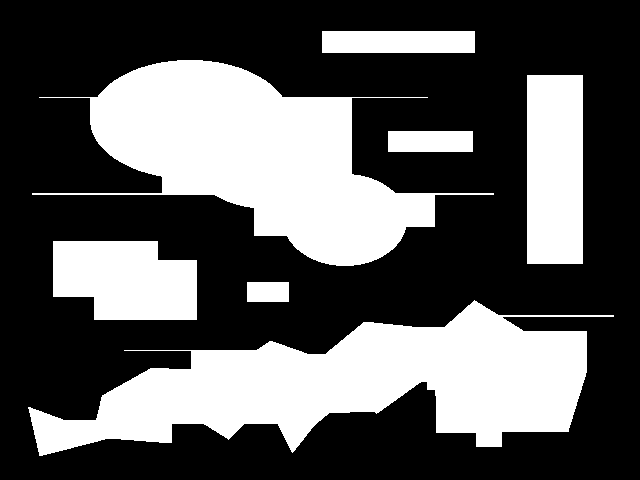
//> input picture INF4710/TP1/TP1/TP1_H2016_images/test1.png, 640 x 480 px
$ ./main   (built with g++ and OpenCV 4)
//> lines starting //> are read from the running program, lines starting //| are printed output that depends on the picture; after the words box and inside, x2 and y2 are one past the last pixel; in counts of white or black regions, pixels touching at a corner belong together

// INF4710 H2016 TP1 v1.2

#include <opencv2/opencv.hpp>
#include <exception>
#include <iostream>

typedef std::pair<uchar, uchar> RLECode; // first = symbol, second = count
typedef std::pair<std::string, int> ImagePathFlag; // first = path, second = imread flag

struct FreemanChain {
	enum FreemanCode {
		eFreemanCode_North = 0, // (same order as INF4710 course notes)
		eFreemanCode_NorthEast,
		eFreemanCode_East,
		eFreemanCode_SouthEast,
		eFreemanCode_South,
		eFreemanCode_SouthWest,
		eFreemanCode_West,
		eFreemanCode_NorthWest,
	};
	std::vector<FreemanCode> vChain; // contains the chain composed of linked shape boundary pixels
	cv::Point2i oInitPos; // initial point used to start the encoding process
	int nChannelId; // channel index where the shape was found, and where it should be reconstructed
	size_t size() { // return the encoded (byte) size of this freeman-coded chain
		return vChain.size() + sizeof(oInitPos)+sizeof(nChannelId);
	}
};

// detectBinaryEdges: used as a cheap way to detect shape edges in binary images (*OPTIONAL FOR FREEMAN ENCODING/DECODING*)
cv::Mat detectBinaryEdges(const cv::Mat& oInputBinaryImage) {
	CV_Assert(!oInputBinaryImage.empty());
	cv::Mat oOutputEdgeImage;
	cv::dilate(oInputBinaryImage, oOutputEdgeImage, cv::Mat());
	oOutputEdgeImage = oOutputEdgeImage & ~oInputBinaryImage;
	return oOutputEdgeImage;
}

// deformatInput: reconstructs a 2D/3D image (depending on channel count) from a 1D byte vector.
cv::Mat deformatInput(const std::vector<uchar>& vSignal, const cv::Size& oImageSize, int nChannels) {
	CV_Assert(!vSignal.empty());
	std::cout << "DEBUG " << vSignal.size() << " " << (size_t)oImageSize.area()*nChannels << std::endl;
	CV_Assert(vSignal.size() == (size_t)oImageSize.area()*nChannels);
	// note: in opencv, rows = height, and cols = width
	cv::Mat oReconstructedImage(oImageSize, CV_8UC(nChannels));
	// note: in OpenCV, data is stored in row-major format, and channels are interlaced!
	if (nChannels == 1)
		std::copy(vSignal.begin(), vSignal.end(), oReconstructedImage.data);
	else {
		for (int c = 0; c<oReconstructedImage.channels(); ++c) {
			for (int i = 0; i<oReconstructedImage.rows; ++i) {
				for (int j = 0; j<oReconstructedImage.cols; ++j) {
					const size_t nSignalIdx = c*(oReconstructedImage.rows*oReconstructedImage.cols) + i*(oReconstructedImage.cols) + j;
					const size_t nImageIdx = i*(oReconstructedImage.cols*oReconstructedImage.channels()) + j*(oReconstructedImage.channels()) + c;
					oReconstructedImage.data[nImageIdx] = vSignal[nSignalIdx];
				}
			}
		}
	}
	return oReconstructedImage;
}

// formatInput: reformats a 2D or 3D image (i.e. may be multi-channel) to a 1D byte vector.
std::vector<uchar> formatInput(const cv::Mat& oInputImg) {
	CV_Assert(!oInputImg.empty());
	std::vector<uchar> vSignal;
	vSignal.assign(oInputImg.channels() * oInputImg.rows * oInputImg.cols, 0);

	// Following deformat source code...
	// For one chanel
	if (oInputImg.type() == 1)
		std::vector<uchar> vSignal(oInputImg.begin<uchar>(), oInputImg.end<uchar>());
	// For multiple chanels (RGBRGBRGB become RRRGGGBBB)
	else {
		for (int c = 0; c < oInputImg.channels(); ++c) {
			for (int i = 0; i < oInputImg.rows; ++i) {
				for (int j = 0; j < oInputImg.cols; ++j) {
					const size_t nSignalIdx = c * (oInputImg.rows * oInputImg.cols) + i * (oInputImg.cols) + j;
					const size_t nImageIdx = i * (oInputImg.cols * oInputImg.channels()) + j * (oInputImg.channels()) + c;
					vSignal[nSignalIdx] = oInputImg.data[nImageIdx];
				}
			}
		}
	}

	return vSignal; // decent compilers will use return-value-optimization or move constructor to avoid copies
}

// decodeRLE: reads an encoded RLE signal (1D byte vector), and decodes it into its original signal.
std::vector<uchar> decodeRLE(const std::vector<RLECode>& vInputSignal) {
	CV_Assert(!vInputSignal.empty());
	std::vector<uchar> vOutputSignal;
	vOutputSignal.reserve(640 * 480 * 3); // worse case scenario, 640x480 image with 3 channels
	for (size_t i = 0; i<vInputSignal.size(); ++i)
	for (size_t j = 0; j<vInputSignal[i].second; ++j)
		vOutputSignal.push_back(vInputSignal[i].first);
	return vOutputSignal; // decent compilers will use return-value-optimization or move constructor to avoid copies
}

// encodeRLE: encodes a signal (1D byte vector) using a run-length-encoding strategy.
std::vector<RLECode> encodeRLE(const std::vector<uchar>& vInputSignal) {
	CV_Assert(!vInputSignal.empty());
	std::vector<RLECode> vOutputSignal;

	// First pixel read
	vOutputSignal.push_back(RLECode(vInputSignal[0], 1));

	// Next pixels
	for (int i = 1; i < vInputSignal.size(); i++)  {
		RLECode current = vOutputSignal.back();

		if (current.first == vInputSignal[i] && current.second < 255) {
			vOutputSignal.pop_back();

			// Store in the list
			vOutputSignal.push_back(RLECode(current.first, current.second + 1));
		}
		// If counter is at it's maximum or color change
		else {
			// Creation of a new counter
			vOutputSignal.push_back(RLECode(vInputSignal[i], 1));
		}
	}

	return vOutputSignal; // decent compilers will use return-value-optimization or move constructor to avoid copies
}

// decodeFreeman: decodes a Freeman signal and reconstructs its original 2D/grayscale or 3D/multi-channel matrix.
// NOTE: if you do not use a dilation-based method to detect shape edges (i.e. detectBinaryEdges), you should set bErode to false
cv::Mat decodeFreeman(const std::vector<FreemanChain>& vSignal, const cv::Size& oImageSize, int nChannels, bool bErode = true) {
	cv::Mat oReconstructedImage(oImageSize, CV_8UC(nChannels), cv::Scalar_<uchar>::all(0));
	for (size_t i = 0; i<vSignal.size(); ++i) {
		std::vector<cv::Point2i> vShapeContourPts(vSignal[i].vChain.size() + 1);
		vShapeContourPts[0] = vSignal[i].oInitPos;
		for (size_t j = 0; j<vSignal[i].vChain.size(); ++j) {
			switch (vSignal[i].vChain[j]) {
			case FreemanChain::eFreemanCode_North:
				vShapeContourPts[j + 1] = vShapeContourPts[j] + cv::Point2i(0, -1); break;
			case FreemanChain::eFreemanCode_NorthEast:
				vShapeContourPts[j + 1] = vShapeContourPts[j] + cv::Point2i(1, -1); break;
			case FreemanChain::eFreemanCode_East:
				vShapeContourPts[j + 1] = vShapeContourPts[j] + cv::Point2i(1, 0); break;
			case FreemanChain::eFreemanCode_SouthEast:
				vShapeContourPts[j + 1] = vShapeContourPts[j] + cv::Point2i(1, 1); break;
			case FreemanChain::eFreemanCode_South:
				vShapeContourPts[j + 1] = vShapeContourPts[j] + cv::Point2i(0, 1); break;
			case FreemanChain::eFreemanCode_SouthWest:
				vShapeContourPts[j + 1] = vShapeContourPts[j] + cv::Point2i(-1, 1); break;
			case FreemanChain::eFreemanCode_West:
				vShapeContourPts[j + 1] = vShapeContourPts[j] + cv::Point2i(-1, 0); break;
			case FreemanChain::eFreemanCode_NorthWest:
				vShapeContourPts[j + 1] = vShapeContourPts[j] + cv::Point2i(-1, -1); break;
			}
		}
		cv::Mat oReconstructedPoly(oReconstructedImage.size(), oReconstructedImage.type(), cv::Scalar_<uchar>::all(0));
		cv::Scalar_<uchar> vColor = cv::Scalar_<uchar>::all(0);
		vColor[vSignal[i].nChannelId] = 255;
		cv::fillPoly(oReconstructedPoly, std::vector<std::vector<cv::Point2i>>(1, vShapeContourPts), vColor);
		oReconstructedImage |= oReconstructedPoly;
	}
	if (bErode) // erode is only necessary if the initial edge image was obtained via dilation (i.e. using 'detectBinaryEdges')
		cv::erode(oReconstructedImage, oReconstructedImage, cv::Mat());
	return oReconstructedImage;
}

// Return the position in the image data array from channel, X and Y.
int idx(const cv::Mat& oInputImg, int c, int i, int j){
	int nSignalIdx = c*(oInputImg.rows*oInputImg.cols) + i*(oInputImg.cols) + j;
	return i*(oInputImg.cols*oInputImg.channels()) + j*(oInputImg.channels()) + c;
}

bool findNext(cv::Mat& binaries, int c, int& i, int& j, FreemanChain::FreemanCode& nextDirection) {
	int shift[8][2] = { { 0, -1 }, { 1, -1 }, { 1, 0 }, { 1, 1 }, { 0, 1 }, { -1, 1 }, { -1, 0 }, { -1, -1 } };

	for (int s = 0; s < 8; s++) {
		//Check that we are not outside of the pic
		int newI = i + shift[s][1];
		int newJ = j + shift[s][0];
		if (newI < 0 || newI >= binaries.rows || newJ < 0 || newJ >= binaries.cols) continue;

		//Check that we have not a black point
		int nImageIdx = idx(binaries, c, newI, newJ);

		if (binaries.data[nImageIdx] < 250) continue;

		//Remove pixel noise when we have a corner.
		if (s % 2 == 1) {
			for (int k = 0; k < 8; k += 2) {
				binaries.data[idx(binaries, c, i + shift[k][1], j + shift[k][0])] = 0;
			}
		}

    //Save the new direction and set this pixel to black
		i = newI;
		j = newJ;
		binaries.data[nImageIdx] = 0;
		nextDirection = (FreemanChain::FreemanCode) s;
		return true;
	}
	return false;
}

// encodeFreeman: encodes a 2D/grayscale or 3D/multi-channel matrix using a Freeman encoding strategy.
std::vector<FreemanChain> encodeFreeman(const cv::Mat& oInputImg) {
  //Checks and initialization
	CV_Assert(!oInputImg.empty());
	std::vector<FreemanChain> vOutputSignal;
	cv::Mat binaries = detectBinaryEdges(oInputImg);

  //Iterate over the picture
	for (int c = 0; c < binaries.channels(); ++c) {
		for (int i = 0; i < binaries.rows; ++i) {
			for (int j = 0; j < binaries.cols; ++j) {

				int nImageIdx = idx(binaries, c, i, j);

        //If we find a colored pixel, start contour detection
				if (binaries.data[nImageIdx] > 0) {
					binaries.data[nImageIdx] = 0;
					FreemanChain shape;
					shape.oInitPos = cv::Point2i(j, i);
					shape.nChannelId = c;
					int iCursor = i, jCursor = j;
					FreemanChain::FreemanCode nextDirection;

          //While we find a neighbourg pixel, add it to the freeman chain
					while (findNext(binaries, c, iCursor, jCursor, nextDirection)) {
						shape.vChain.push_back(nextDirection);
					}
					vOutputSignal.push_back(shape);
				}
			}
		}
	}
	std::cout << std::endl << vOutputSignal.size() << "-" << vOutputSignal[0].vChain.size() << std::endl;
	return vOutputSignal;
}

/////////////////////////////////////////////////////////////////////////////////////////////////////////////////////////////////////////////////////////////

int main(int /*argc*/, char** /*argv*/) {
	try {
		// note: by default, on most platforms, imread always returns 3-ch images unless the cv::IMREAD_GRAYSCALE flag is set (here we hardcode it based on prior knowledge)
		const std::vector<ImagePathFlag> vsTestImages = {
			//{"TP1_H2016_images/test0.png", cv::IMREAD_GRAYSCALE },
			//{"TP1_H2016_images/test02.png", cv::IMREAD_GRAYSCALE },
			{ "TP1_H2016_images/test1.png", cv::IMREAD_GRAYSCALE },
			{ "TP1_H2016_images/test2.png", cv::IMREAD_GRAYSCALE },
			{ "TP1_H2016_images/test3.png", cv::IMREAD_GRAYSCALE },
			{ "TP1_H2016_images/test4.png", cv::IMREAD_COLOR },
			{ "TP1_H2016_images/test5.png", cv::IMREAD_COLOR },
			{ "TP1_H2016_images/test6.png", cv::IMREAD_COLOR },
			{ "TP1_H2016_images/test7.png", cv::IMREAD_COLOR },
		};
		for (const ImagePathFlag& oImagePathFlag : vsTestImages) {
			cv::Mat oInputImg = cv::imread(oImagePathFlag.first, oImagePathFlag.second);
//> oInputImg: 480 rows x 640 cols, CV_8UC1; 35.6% white; 7 white regions, largest, box (x1, y1, x2, y2) and area: (28, 300, 614, 456) 43526, (32, 60, 494, 266) 39441, (527, 75, 583, 264) 10584
			if (oInputImg.empty())
				CV_Error(-1, "Could not load image!");

			std::vector<uchar> formattedInput = formatInput(oInputImg);
			std::vector<RLECode> encodedRLE = encodeRLE(formattedInput);
//> in encodeRLE, `vOutputSignal.push_back(RLECode(vInputSignal[0], 1));`: vOutputSignal = 1 pair: [0, 1]
//> the loop in encodeRLE, `for (int i = 1; i < vInputSignal.size(); i++)` made 307199 passes
//> current on passes 1 to 3: (0, 1), (0, 2), (0, 3)
//> after the loop in encodeRLE, `for (int i = 1; i < vInputSignal.size(); i++)`: vOutputSignal = 2160 pairs, first 12: [0, 255], [0, 255], [0, 255], [0, 255], [0, 255], [0, 255], [0, 255], [0, 255], [0, 255], [0, 255], [0, 255], [0, 255]
//> encodedRLE has the same summary as vOutputSignal in encodeRLE
			formattedInput = decodeRLE(encodedRLE);
//> after the loop in decodeRLE, `for (size_t i = 0; i<vInputSignal.size(); ++i)`: vOutputSignal = 307200 items

			cv::Mat deformattedInput = deformatInput(formattedInput, oInputImg.size(), oInputImg.channels());
//| DEBUG 307200 307200
//> in deformatInput, `cv::Mat oReconstructedImage(oImageSize, CV_8UC(nChannels));`: oReconstructedImage: 480 rows x 640 cols, CV_8UC1; every value is 0

			int dataLength = oInputImg.channels() * oInputImg.rows * oInputImg.cols;
//> dataLength = 307200
			for (int i = 0; i < dataLength; i++)
				CV_Assert(oInputImg.data[i] == deformattedInput.data[i]);

			std::cout << "RLE stats || orig: " << dataLength << ", enc: " << encodedRLE.size() * 2 << ", ratio: " << dataLength / (encodedRLE.size() * 2) << std::endl;
//| RLE stats || orig: 307200, enc: 4320, ratio: 71

			std::vector<FreemanChain> encodedFreeman = encodeFreeman(deformattedInput);
//> in detectBinaryEdges, `cv::dilate(oInputBinaryImage, oOutputEdgeImage, cv::Mat());`:
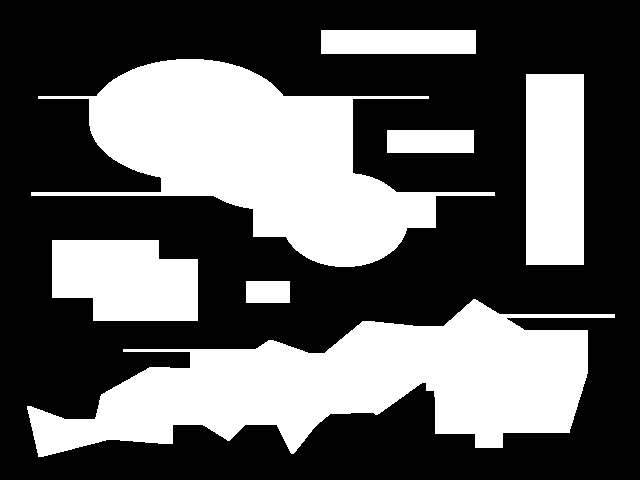
//> oOutputEdgeImage: 480 rows x 640 cols, CV_8UC1; 37.3% white; 7 white regions, largest, box (x1, y1, x2, y2) and area: (27, 299, 615, 457) 45611, (31, 59, 495, 267) 41179, (526, 74, 584, 265) 11078
//> in detectBinaryEdges, `oOutputEdgeImage = oOutputEdgeImage & ~oInputBinaryImage;`:
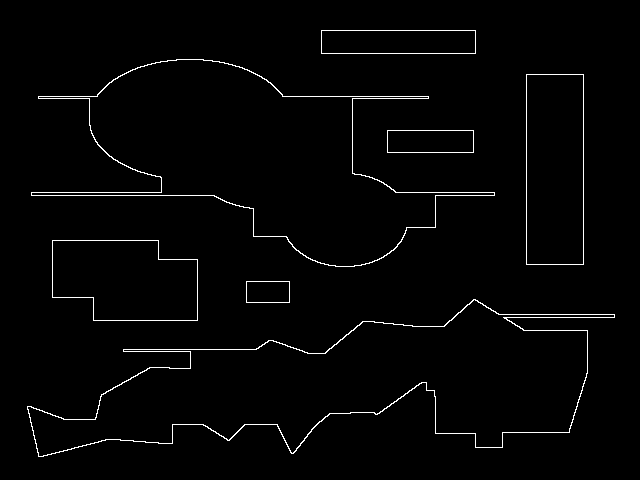
//> oOutputEdgeImage: 480 rows x 640 cols, CV_8UC1; 1.8% white in thin lines or dots, all inside (x1, y1, x2, y2) = (27, 30, 615, 457)
//> after the loop in encodeFreeman, `for (int c = 0; c < binaries.channels(); ++c)`: vOutputSignal = 8 items
//| 8-353
//> encodedFreeman = 8 items
			int freemanSize = 0;
			for (int l = 0; l < encodedFreeman.size(); l++) {
				freemanSize += encodedFreeman[l].size();
			}
//> this loop made 8 passes
//> freemanSize on passes 1 to 8: 365, 1990, 2495, 2722, 3182, 3321, 5129, 5144
//> after the loop, freemanSize = 5144

			std::cout << "Freeman stats || orig: " << dataLength << ", enc: " << freemanSize << ", ratio: " << dataLength / freemanSize << std::endl;
//| Freeman stats || orig: 307200, enc: 5144, ratio: 59

			cv::Mat decodedFreeman = decodeFreeman(encodedFreeman, deformattedInput.size(), deformattedInput.channels(), true);
//> the loop in decodeFreeman, `for (size_t i = 0; i<vSignal.size(); ++i)` made 8 passes
//> pass 1, in decodeFreeman, `oReconstructedImage |= oReconstructedPoly;`:
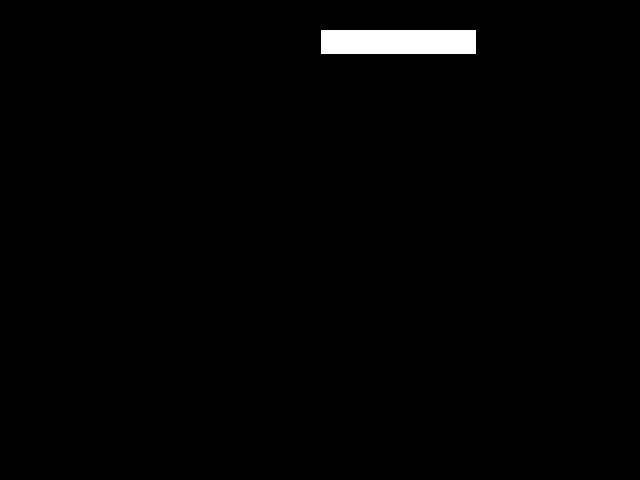
//> oReconstructedImage: 480 rows x 640 cols, CV_8UC1; 1.2% white; 1 white region, box (x1, y1, x2, y2) and area: (321, 30, 476, 54) 3720
//> pass 2, in decodeFreeman, `oReconstructedImage |= oReconstructedPoly;`:
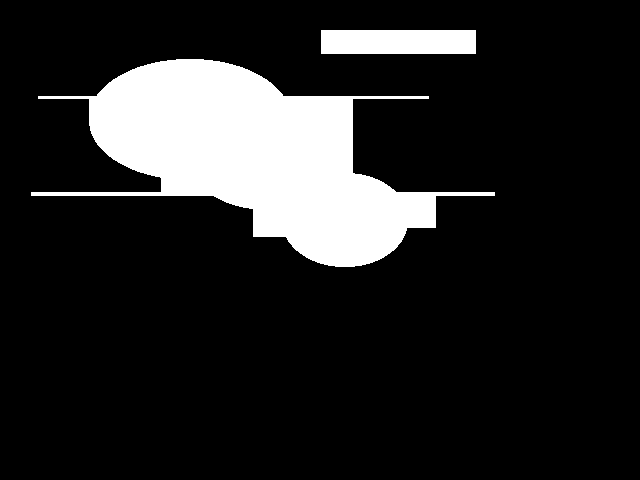
//> oReconstructedImage: 480 rows x 640 cols, CV_8UC1; 14.6% white; 2 white regions, box (x1, y1, x2, y2) and area: (31, 59, 495, 267) 41179, (321, 30, 476, 54) 3720
//> in decodeFreeman, `cv::erode(oReconstructedImage, oReconstructedImage, cv::Mat());`:
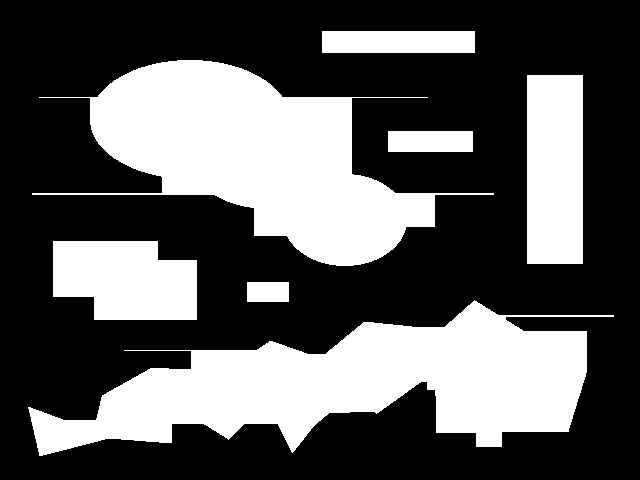
//> oReconstructedImage: 480 rows x 640 cols, CV_8UC1; 35.6% white; 7 white regions, largest, box (x1, y1, x2, y2) and area: (28, 300, 614, 456) 43531, (32, 60, 494, 266) 39441, (527, 75, 583, 264) 10584

      //Count differences between original picture and new one
      //If diff == 0, we have a lossless compression
			int diff = 0;
			for (int i = 0; i < dataLength; i++)
			if (oInputImg.data[i] != decodedFreeman.data[i]) diff++;
//> after the loop, diff = 5
			std::cout << "diff: " << diff << std::endl;
//| diff: 5

			cv::imshow("original", oInputImg);
			cv::waitKey(0);
			cv::imshow("freeman", decodedFreeman);
			cv::waitKey(0);
		}
//> pass 2 of the loop `for (const ImagePathFlag& oImagePathFlag : vsTestImages)`:
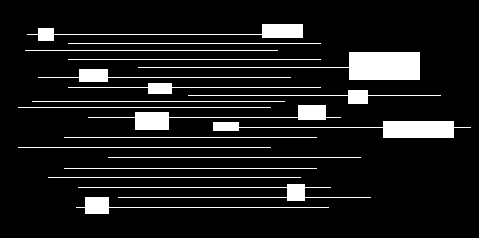
//> input picture INF4710/TP1/TP1/TP1_H2016_images/test2.png, 479 x 238 px
//> oInputImg: 238 rows x 479 cols, CV_8UC1; 10.2% white; 19 white regions, largest, box (x1, y1, x2, y2) and area: (138, 52, 420, 80) 2199, (213, 121, 471, 138) 1602, (88, 105, 341, 130) 1223
//> formattedInput = 114002 items
//> the loop in encodeRLE (call 2), `for (int i = 1; i < vInputSignal.size(); i++)` made 114001 passes
//> encodedRLE = 675 pairs, first 12: [0, 255], [0, 255], [0, 255], [0, 255], [0, 255], [0, 255], [0, 255], [0, 255], [0, 255], [0, 255], [0, 255], [0, 255]
//| DEBUG 114002 114002
//| RLE stats || orig: 114002, enc: 1350, ratio: 84
//> in detectBinaryEdges (call 2), `oOutputEdgeImage = oOutputEdgeImage & ~oInputBinaryImage;`:
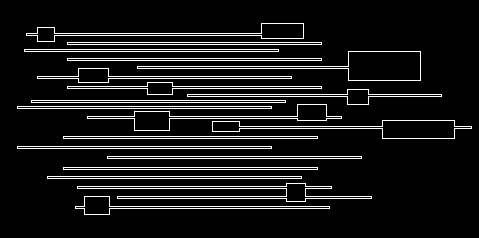
//> oOutputEdgeImage: 238 rows x 479 cols, CV_8UC1; 9.4% white in thin lines or dots, all inside (x1, y1, x2, y2) = (17, 23, 472, 215)
//| 19-603
//> encodedFreeman = 19 items
//> the loop `for (int l = 0; l < encodedFreeman.size(); l++)` made 19 passes
//> freemanSize on passes 1 to 8: 615, 1138, 1661, 2295, 2818, 3362, 3902, 4448
//> after the loop `for (int l = 0; l < encodedFreeman.size(); l++)`: freemanSize = 10835
//| Freeman stats || orig: 114002, enc: 10835, ratio: 10
//> the loop in decodeFreeman (call 2), `for (size_t i = 0; i<vSignal.size(); ++i)` made 19 passes
//> pass 3, in decodeFreeman (call 2), `oReconstructedImage |= oReconstructedPoly;`:
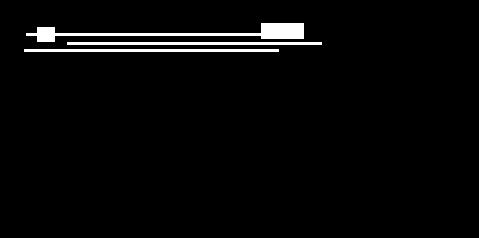
//> oReconstructedImage: 238 rows x 479 cols, CV_8UC1; 2.8% white; 3 white regions, box (x1, y1, x2, y2) and area: (26, 23, 304, 42) 1609, (67, 42, 322, 45) 765, (24, 49, 279, 52) 765
//> after the loop `for (int i = 0; i < dataLength; i++)`: diff = 0
//| diff: 0
//> pass 3 of the loop `for (const ImagePathFlag& oImagePathFlag : vsTestImages)`:
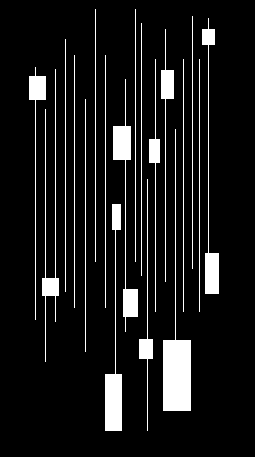
//> input picture INF4710/TP1/TP1/TP1_H2016_images/test3.png, 255 x 457 px
//> oInputImg: 457 rows x 255 cols, CV_8UC1; 9.7% white; 19 white regions, largest, box (x1, y1, x2, y2) and area: (163, 129, 191, 411) 2199, (105, 204, 122, 431) 1347, (113, 79, 138, 332) 1223
//> formattedInput = 116535 items
//> encodedRLE = 10170 pairs, first 12: [0, 255], [0, 255], [0, 255], [0, 255], [0, 255], [0, 255], [0, 255], [0, 255], [0, 255], [0, 95], [255, 1], [0, 39]
//| DEBUG 116535 116535
//| RLE stats || orig: 116535, enc: 20340, ratio: 5
//> in detectBinaryEdges (call 3), `oOutputEdgeImage = oOutputEdgeImage & ~oInputBinaryImage;`:
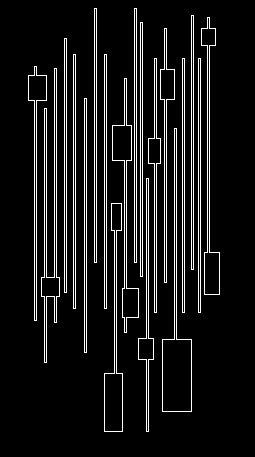
//> oOutputEdgeImage: 457 rows x 255 cols, CV_8UC1; 9.1% white in thin lines or dots, all inside (x1, y1, x2, y2) = (28, 8, 220, 432)
//| 19-511
//> the loop `for (int l = 0; l < encodedFreeman.size(); l++)` made 19 passes
//> freemanSize on passes 1 to 8: 523, 1046, 1569, 2183, 2706, 3250, 3773, 4296
//> after the loop `for (int l = 0; l < encodedFreeman.size(); l++)`: freemanSize = 10771
//| Freeman stats || orig: 116535, enc: 10771, ratio: 10
//> the loop in decodeFreeman (call 3), `for (size_t i = 0; i<vSignal.size(); ++i)` made 19 passes
//> pass 3, in decodeFreeman (call 3), `oReconstructedImage |= oReconstructedPoly;`:
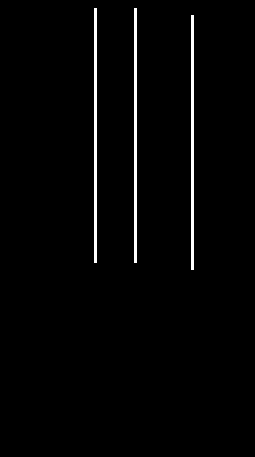
//> oReconstructedImage: 457 rows x 255 cols, CV_8UC1; 2% white; 3 white regions, box (x1, y1, x2, y2) and area: (94, 8, 97, 263) 765, (134, 8, 137, 263) 765, (191, 15, 194, 270) 765
//> after the loop `for (int i = 0; i < dataLength; i++)`: diff = 0
//| diff: 0
//> the loop made 7 passes; the first 3 are shown
	}
	catch (const cv::Exception& e) {
		std::cerr << "Caught cv::Exceptions: " << e.what() << std::endl;
	}
	catch (const std::runtime_error& e) {
		std::cerr << "Caught std::runtime_error: " << e.what() << std::endl;
	}
	catch (...) {
		std::cerr << "Caught unhandled exception." << std::endl;
	}
	int a;
	std::cin >> a;
//> the answer given: 3
	return 0;
}
